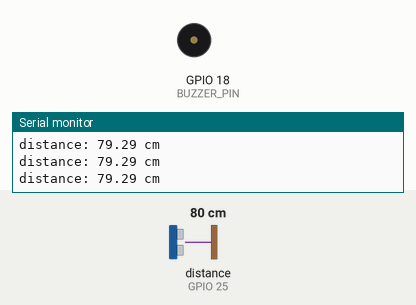
Simulated run of this sketch. Board: ESP32. On the bench: buzzer (waves = sounding), the last lines printed to the serial monitor. Wiring (inferred from the names in the program): ultrasonic range finder: trigger GPIO 26; echo GPIO 25. Inputs (shaded band) come from the test bench; at power-on: distance to the obstacle (sensor on GPIO 25) 80 cm. The echo pulse lasts 58.3 µs per cm.

Above: at 1.3 s.
1.4 s: distance to the obstacle (sensor on GPIO 25) set to 54 cm
2.9 s: distance to the obstacle (sensor on GPIO 25) set to 47 cm
At 4.2 s:
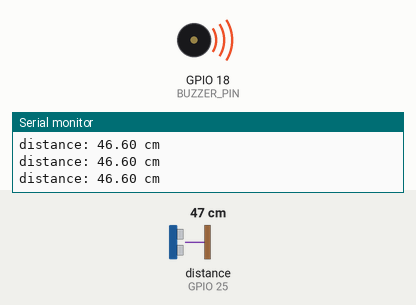
4.5 s: distance to the obstacle (sensor on GPIO 25) set to 60 cm
At 4.8 s:
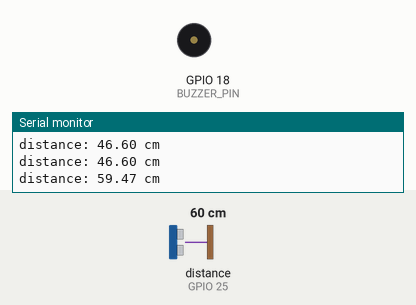
6.0 s: distance to the obstacle (sensor on GPIO 25) set to 2 cm
At 7.5 s:
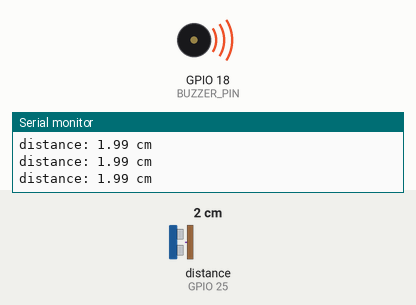
Timing chart, 0 to 8.5 s (numbered marks = the images above; inputs shaded):
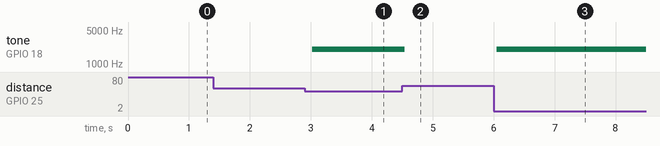

Measured:
- the behaviour switches between 51 and 50 cm on distance to the obstacle (sensor on GPIO 25) (found by bisection; images 0 and 1)
- after the input at 2.9 s, tone on GPIO 18 (BUZZER_PIN): silent → 2000 Hz after 0.13 s
- after the input at 4.5 s, tone on GPIO 18 (BUZZER_PIN): 2000 Hz → silent at once
- after the input at 6.0 s, tone on GPIO 18 (BUZZER_PIN): silent → 2000 Hz after 0.05 s

The sketch:

Piezo_Volume_Control.ino
```cpp
#define TRIG_PIN   26 // GIOP26 connected to Ultrasonic Sensor's TRIG pin
#define ECHO_PIN   25 // GIOP25 connected to Ultrasonic Sensor's ECHO pin
#define BUZZER_PIN 18 // GIOP18 connected to Piezo Buzzer's pin

float duration_, distance_cm, MAX_DISTANCE = 50;

// create variables for the frequency, channel assigned, number of bit resolution and duty cycle for the PWM signal
int frequency = 5000, channel = 0, resolution = 8, duty_cycle = 75;

void setup() {
  Serial.begin (9600);         // initialize serial port
  pinMode(TRIG_PIN, OUTPUT);   // set pin 26 to output mode
  pinMode(ECHO_PIN, INPUT);    // set pin 25 to input mode
  pinMode(BUZZER_PIN, OUTPUT); // set pin 18 to output mode

  ledcSetup(channel, frequency, resolution);
  ledcAttachPin(18, channel);
}

void loop() {

  ledcWriteTone(channel, 2000);


  // generate 10-microsecond pulse to TRIG pin
  digitalWrite(TRIG_PIN, HIGH);
  delayMicroseconds(10);
  digitalWrite(TRIG_PIN, LOW);

  // measure duration of pulse from ECHO pin
  duration_ = pulseIn(ECHO_PIN, HIGH);
  // calculate the distance
  distance_cm = 0.017 * duration_;

  if (distance_cm < MAX_DISTANCE)
    ledcWrite(channel, duty_cycle); // turn on Piezo Buzzer
  else
    ledcWriteTone(channel, LOW);  // turn off Piezo Buzzer

  // print the value to Serial Monitor
  Serial.print("distance: ");
  Serial.print(distance_cm);
  Serial.println(" cm");

  delay(500);
}
```
